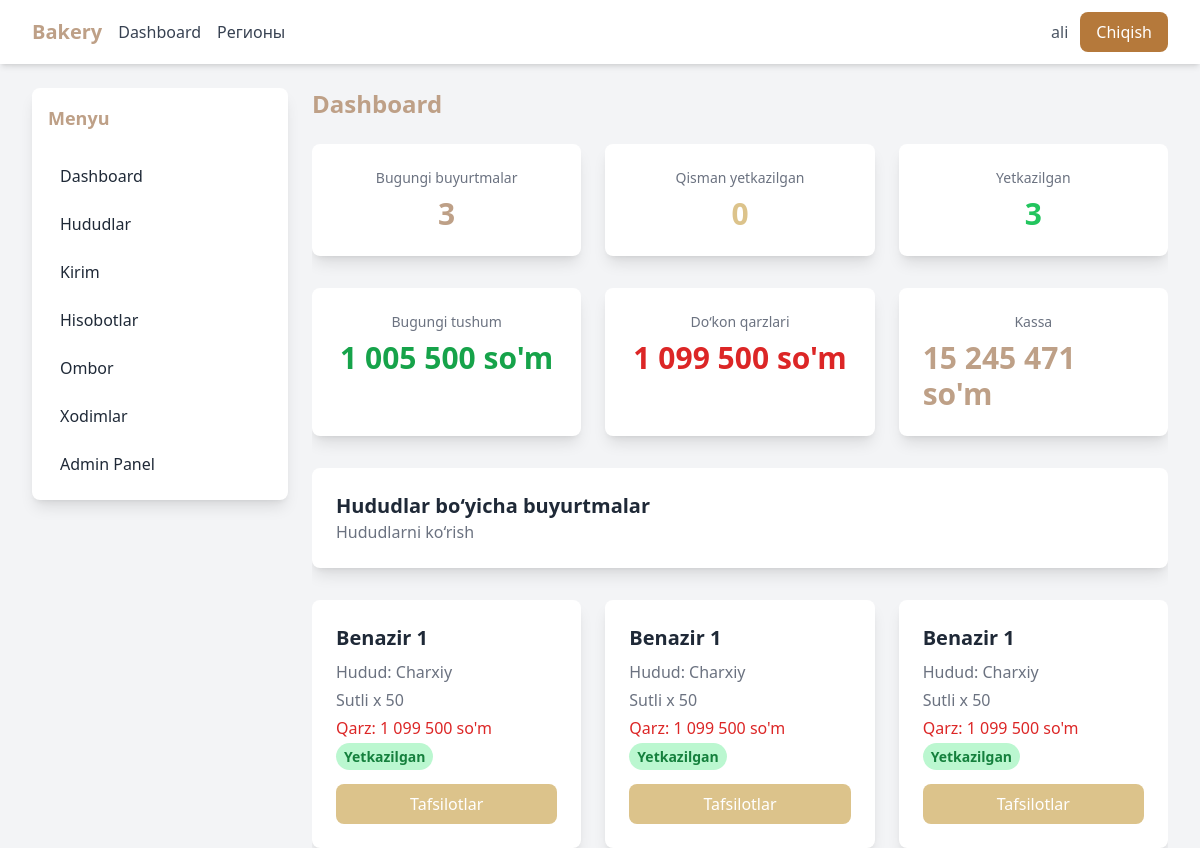
The page / (signed in) on the database its author committed.
### users/models.py (models this page shows, shortened)
class User(AbstractUser):
    ROLE_CHOICES = [
        ("manager", "Manager"),
        ("driver", "Driver"),
        ("viewer", "Viewer"),
    ]
    role = models.CharField(max_length=20, choices=ROLE_CHOICES, default="manager")

### reports/models.py (models this page shows, shortened)
class BakeryBalance(models.Model):
    amount = models.DecimalField(max_digits=15, decimal_places=2, default=0)
    updated_at = models.DateTimeField(auto_now=True)
    @classmethod
    def get_instance(cls):
        obj, _ = cls.objects.get_or_create(id=1, defaults={"amount": Decimal("0.00")})
        return obj

### orders/models.py (models this page shows, shortened)
class Order(models.Model):
    STATUS_CHOICES = [
        ("Pending", "Kutilmoqda"),
        ("Partially Delivered", "Qisman yetkazilgan"),
        ("Delivered", "Yetkazilgan"),
    ]
    shop = models.ForeignKey(Shop, on_delete=models.CASCADE, related_name="orders")
    created_at = models.DateTimeField(auto_now_add=True)
    order_date = models.DateField(default=timezone.now)
    status = models.CharField(max_length=30, choices=STATUS_CHOICES, default="Pending")

class OrderItem(models.Model):
    order = models.ForeignKey("Order", on_delete=models.CASCADE, related_name="items")
    product = models.ForeignKey("products.Product", on_delete=models.CASCADE)
    quantity = models.PositiveIntegerField()
    unit_price = models.DecimalField(max_digits=10, decimal_places=2, default=0)
    delivered_quantity = models.PositiveIntegerField(default=0)

### shops/models.py (models this page shows, shortened)
class Shop(models.Model):
    name = models.CharField(max_length=200)
    owner_name = models.CharField(max_length=150, blank=True, null=True)
    phone = models.CharField(max_length=20, blank=True, null=True)
    address = models.TextField(blank=True, null=True)
    region = models.ForeignKey(Region, on_delete=models.CASCADE, related_name="shops")
    loan_balance = models.DecimalField(
        max_digits=10, decimal_places=2, default=0,
        help_text="Shop’s outstanding debt (qarzdorlik)"
    )
    class Meta:
        verbose_name = "Do‘kon"
        verbose_name_plural = "Do‘konlar"

class Region(models.Model):
    name = models.CharField(max_length=100, unique=True)
    class Meta:
        verbose_name = "Hudud"
        verbose_name_plural = "Hududlar"

### products/models.py (models this page shows, shortened)
class Product(models.Model):
    name = models.CharField(max_length=150, unique=True)
    description = models.TextField(blank=True, null=True)
    is_active = models.BooleanField(default=True)
    created_at = models.DateTimeField(auto_now_add=True)
    updated_at = models.DateTimeField(auto_now=True)
    class Meta:
        verbose_name = "Mahsulot"
        verbose_name_plural = "Mahsulotlar"

### dashboard/views.py (the view)
# urls.py: path('', views.dashboard_view, name='dashboard'),
@login_required
def dashboard_view(request):
    today = timezone.now().date()
    orders = Order.objects.filter(order_date=today)
    stats = {
        "today_orders": orders.count(),
        "pending": orders.filter(status="Pending").count(),
        "partial": orders.filter(status="Partially Delivered").count(),
        "delivered": orders.filter(status="Delivered").count(),
    }
    purchases_total = Purchase.objects.filter(purchase_date=today).aggregate(
        total=Coalesce(Sum("unit_price"), Value(0), output_field=DecimalField())
    )["total"] or Decimal(0)
    shop_loans = {shop.id: shop.loan_balance for shop in Shop.objects.all()}
    total_loan = sum(shop_loans.values()) or Decimal(0)
    received_money = Payment.objects.filter(
        date__date=today, payment_type="collection"
    ).aggregate(total=Coalesce(Sum("amount"), Value(0), output_field=DecimalField()))["total"] or Decimal(0)
    repayments_today = Payment.objects.filter(
        date__date=today, payment_type="repayment"
    ).aggregate(total=Coalesce(Sum("amount"), Value(0), output_field=DecimalField()))["total"] or Decimal(0)
    bakery_balance = BakeryBalance.get_instance().amount
    context = {
        "orders": orders,
        "stats": stats,
        "shop_loans": shop_loans,
        "total_loan": total_loan,
        "received_money": received_money,
        "purchases_total": purchases_total,
        "repayments_today": repayments_today,
        "bakery_balance": bakery_balance,
    }
    return render(request, "dashboard/dashboard.html", context)

### dashboard/templatetags/custom_filters.py (called while the page is built)
@register.filter
def dict_get(d, key):
    return d.get(key, 0)

### dashboard/templates/dashboard/dashboard.html (shortened to what this page needs)
{% extends 'base.html' %}
{% load custom_filters %}
{% load humanize %}
{% block content %}
<h2 class="text-2xl font-bold text-primary mb-6">Dashboard</h2>
<div class="grid grid-cols-1 sm:grid-cols-2 md:grid-cols-3 gap-6 mb-8">
    <div class="bg-white shadow-lg rounded-lg p-6 flex flex-col items-center">
        <p class="text-gray-500 text-sm">Bugungi buyurtmalar</p>
        <h3 class="text-3xl font-bold text-primary mt-2">{{ stats.today_orders }}</h3>
    </div>
    <div class="bg-white shadow-lg rounded-lg p-6 flex flex-col items-center">
        <p class="text-gray-500 text-sm">Qisman yetkazilgan</p>
        <h3 class="text-3xl font-bold text-primary-dark mt-2">{{ stats.partial }}</h3>
    </div>
    <div class="bg-white shadow-lg rounded-lg p-6 flex flex-col items-center">
        <p class="text-gray-500 text-sm">Yetkazilgan</p>
        <h3 class="text-3xl font-bold text-green-500 mt-2">{{ stats.delivered }}</h3>
    </div>
</div>
{% if request.user.role != 'viewer' %}
{% if request.user.role != 'driver' %}
<div class="grid grid-cols-1 sm:grid-cols-2 md:grid-cols-3 gap-6 mb-8">
    <div class="bg-white shadow-lg rounded-lg p-6 flex flex-col items-center">
        <p class="text-gray-500 text-sm">Bugungi tushum</p>
        <h3 class="text-3xl font-bold text-green-600 mt-2 break-words">
            {{ received_money|floatformat:0|intcomma }} so'm
        </h3>
    </div>
    <div class="bg-white shadow-lg rounded-lg p-6 flex flex-col items-center">
        <p class="text-gray-500 text-sm">Do‘kon qarzlari</p>
        <h3 class="text-3xl font-bold text-red-600 mt-2 break-words">
            {{ total_loan|default:0|floatformat:0|intcomma }} so'm
        </h3>
    </div>
    <div class="bg-white shadow-lg rounded-lg p-6 flex flex-col items-center">
        <p class="text-gray-500 text-sm">Kassa</p>
        <h3 class="text-3xl font-bold text-primary mt-2 break-words">
            {{ bakery_balance|default:0|floatformat:0|intcomma }} so'm
        </h3>
    </div>
</div>
{% endif %}
<a href="{% url 'districts' %}"
   class="block bg-white shadow-lg rounded-lg p-6 hover:shadow-xl hover-bg-primary-dark transition duration-300 mb-8">
   <h3 class="text-xl font-bold text-gray-800">Hududlar bo‘yicha buyurtmalar</h3>
   <p class="text-gray-500">Hududlarni ko‘rish</p>
</a>
<div class="grid grid-cols-1 sm:grid-cols-2 lg:grid-cols-3 gap-6">
    {% for order in orders %}
    <div class="bg-white shadow-lg rounded-lg p-6 flex flex-col justify-between hover:shadow-xl transition duration-300">
        <div>
            <h3 class="text-xl font-bold text-gray-800 mb-2 truncate">{{ order.shop.name }}</h3>
            <p class="text-gray-500 mb-1 truncate">Hudud: {{ order.shop.region.name }}</p>
            <p class="text-gray-500 mb-1">
                {% for item in order.items.all %}
                    {{ item.product.name }} x {{ item.quantity }}{% if not forloop.last %}, {% endif %}
                {% endfor %}
            </p>
            <p class="text-red-600 mb-1 truncate">
                Qarz: {{ shop_loans|dict_get:order.shop.id|default:0|floatformat:0|intcomma }} so'm
            </p>
            <span class="px-2 py-1 rounded-full text-sm font-semibold
                {% if order.get_status_display == 'Kutilmoqda' %} bg-primary-dark text-gray-800
                {% elif order.get_status_display == 'Qisman yetkazilgan' %} bg-primary-dark text-gray-800
                {% elif order.get_status_display == 'Yetkazilgan' %} bg-green-200 text-green-700
                {% endif %}">
                {{ order.get_status_display }}
            </span>
        </div>
        <div class="mt-4 flex flex-col gap-2">
            {% if request.user.role == 'driver' %}
                <a href="{% url 'confirm_delivery' order.id %}"
                   class="w-full inline-block bg-primary hover-bg-primary-dark text-white text-center font-bold py-2 rounded-lg transition duration-300">
                    Tasdiqlash
                </a>
            {% else %}
                <a href="{% url 'order_detail' order.id %}"
                   class="w-full inline-block bg-primary-dark hover-bg-primary-dark text-white text-center font-medium py-2 rounded-lg transition duration-300">
                    Tafsilotlar
                </a>
            {% endif %}
        </div>
    </div>
    {% empty %}
        <p class="text-gray-500">Bugungi buyurtmalar mavjud emas.</p>
    {% endfor %}
</div>
{% endif %}
{% endblock %}

### templates/base.html (shortened to what this page needs)
<!DOCTYPE html>
<html lang="uz">
<head>
  <script src="https://cdn.tailwindcss.com"></script>
</head>
<body class="bg-gray-100 font-sans text-gray-800">
  <nav id="navbar" class="bg-white shadow-md">
    <div class="max-w-7xl mx-auto px-4 sm:px-6 lg:px-8">
      <div class="flex justify-between h-16 items-center">
        <div class="flex items-center space-x-4">
          <a href="{% url 'dashboard' %}" class="text-primary text-xl font-bold whitespace-nowrap">Bakery</a>
          <div class="hidden md:flex space-x-4">
            {% if request.user.role == 'viewer' %}
              <a href="{% url 'viewer_dashboard' %}" class="text-gray-700 hover-text-primary-dark">Dashboard</a>
            {% else %}
              <a href="{% url 'dashboard' %}" class="text-gray-700 hover-text-primary-dark">Dashboard</a>
            {% endif %}
            {% if request.user.role == 'manager' or request.user.is_superuser or request.user.role == 'driver' %}
              <a href="{% url 'districts' %}" class="text-gray-700 hover-text-primary-dark">Регионы</a>
            {% endif %}
          </div>
        </div>
        <div class="flex items-center space-x-3">
          <span class="hidden md:block text-gray-600 truncate">{{ request.user.username }}</span>
          {% if request.resolver_match.url_name != 'login' %}
            <a href="{% url 'logout' %}" class="bg-primary hover-bg-primary-dark text-white px-4 py-2 rounded-lg transition whitespace-nowrap">Chiqish</a>
          {% endif %}
        </div>
      </div>
    </div>
  </nav>
  <div class="max-w-7xl mx-auto mt-6 px-4 sm:px-6 lg:px-8 flex flex-col lg:flex-row gap-6 items-start">
    <aside id="sidebar"
      class="hidden lg:flex flex-col flex-shrink-0 w-full lg:w-64 bg-white shadow-lg rounded-lg p-4 space-y-2 transition-all duration-300 ease-in-out">
      <h2 class="text-lg font-bold text-primary mb-4">Menyu</h2>
      {% if request.user.role == 'viewer' %}
        <a href="{% url 'viewer_dashboard' %}" class="block px-3 py-2 rounded-lg hover-bg-primary-dark transition">Dashboard</a>
      {% else %}
        <a href="{% url 'dashboard' %}" class="block px-3 py-2 rounded-lg hover-bg-primary-dark transition">Dashboard</a>
      {% endif %}
      {% if request.user.role == 'manager' or request.user.is_superuser or request.user.role == 'driver' %}
        <a href="{% url 'districts' %}" class="block px-3 py-2 rounded-lg hover-bg-primary-dark transition">Hududlar</a>
        <a href="{% url 'loan_repayment' %}" class="block px-3 py-2 rounded-lg hover-bg-primary-dark transition">Kirim</a>
        <a href="{% url 'reports:reports_home' %}" class="block px-3 py-2 rounded-lg hover-bg-primary-dark transition">Hisobotlar</a>
        <a href="{% url 'inventory:inventory_dashboard' %}" class="block px-3 py-2 rounded-lg hover-bg-primary-dark transition">Ombor</a>
        <a href="{% url 'salary:employee_list' %}" class="block px-3 py-2 rounded-lg hover-bg-primary-dark transition">Xodimlar</a>
        {% if request.user.is_superuser or request.user.role == 'manager' %}
          <a href="{% url 'admin:index' %}" class="block px-3 py-2 rounded-lg hover-bg-primary-dark transition">Admin Panel</a>
        {% endif %}
      {% endif %}
    </aside>
    <main class="flex-1 flex flex-col w-full overflow-hidden scroll-smooth">
      {% block content %}{% endblock %}
    </main>
  </div>
</body>
</html>

### templates/base.html (style rules this page uses)
.bg-primary { background-color: #b5793b; }
.bg-primary-dark { background-color: #dcc38b; }
.text-primary { color: #bea087; }
.text-primary-dark { color: #dcc38b; }
html { scroll-behavior: smooth; }
html, body { max-width: 100%; overflow-x: hidden; }
body { padding-top: 64px; }
nav { position: fixed; top: 0; left: 0; width: 100%; background: rgba(255,255,255,0.95); backdrop-filter: blur(6px); transition: transform 0.28s cubic-bezier(.2,.9,.2,1), box-shadow 0.2s; z-index: 1100; will-change: transform; }

### rows shown on the page
User: user.username "ali"
BakeryBalance: amount "15 245 471"
Order: shop.name "Benazir 1", shop.region.name "Charxiy", shop "1 099 500", status "Yetkazilgan"
OrderItem: product.name "Sutli", quantity "50"
Order: shop.name "Benazir 1", shop.region.name "Charxiy", shop "1 099 500", status "Yetkazilgan"
OrderItem: product.name "Sutli", quantity "50"
Order: shop.name "Benazir 1", shop.region.name "Charxiy", shop "1 099 500", status "Yetkazilgan"
OrderItem: product.name "Sutli", quantity "50"

### other values the page prints
{{ stats.today_orders }} "3"
{{ stats.partial }} "0"
{{ stats.delivered }} "3"
{{ received_money|floatformat:0|intcomma }} "1 005 500"
{{ total_loan|default:0|floatformat:0|intcomma }} "1 099 500"
